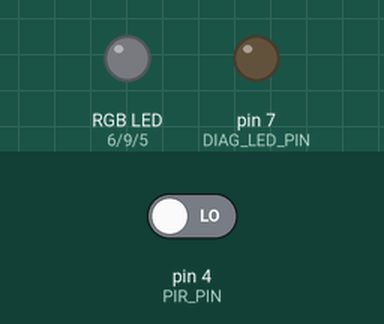
This sketch was run on a simulated Arduino Uno, built with avr-gcc and run on an emulated ATmega328P. Shown: an RGB LED mixed from three pins (HIGH = lit), output pins drawn as LEDs (lit = HIGH). Inputs (shaded band) come from the test bench; at power-on: pin 4 (PIR_PIN) LOW. Dim RGB values are drawn brighter than linear.

Above: at 1.2 s.
1.3 s: pin 4 (PIR_PIN) driven HIGH
At 1.45 s:
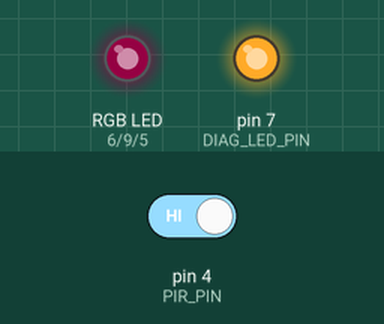
At 3.2 s:
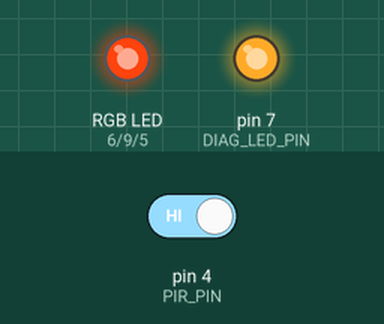
Timing chart, 0 to 18.1 s (numbered marks = the images above; inputs shaded):
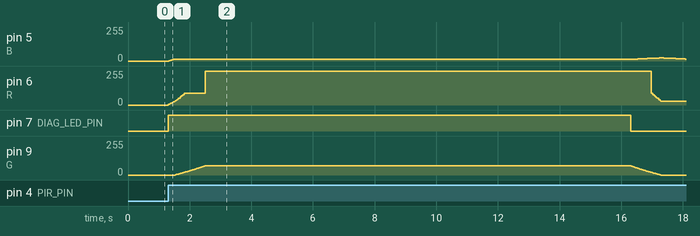

Measured:
- after the input at 1.3 s, pin 5 (B): rises from 0/255 to 23/255 in 15.9 s, then falls to 15/255 in 0.85 s; pin 6 (R): rises from 0/255 to 253/255 in 1.2 s, then falls to 27/255 in 14.8 s; pin 7 (DIAG_LED_PIN): LOW → HIGH at once, → LOW 15.0 s later; pin 9 (G): rises from 0/255 to 68/255 in 0.95 s, then falls to 0/255 in 14.8 s

The sketch:

stairs_light.ino
```cpp
#include <SPI.h>
#include <PinChangeInt.h>
#include "printf.h"

const int PIR_PIN = 4; // P1 D
const int DIAG_LED_PIN = 7; // P3 D

const int R = 6;
const int G = 9;
const int B = 5;

static int got_pir_intr = 0;
static unsigned long presence_detected_at;

struct ramp {
	int time;
	float r;
	float g;
	float b;
	int next_ramp;
};

typedef signed long fixedpoint;

#define I2F(I) (I << 20)
#define F2I(F) (F >> 20)

static fixedpoint led_r = 0;
static fixedpoint led_g = 0;
static fixedpoint led_b = 0;

static fixedpoint delta_r;
static fixedpoint delta_g;
static fixedpoint delta_b;

static unsigned long ramp_start_time;
static unsigned long ramp_last_step;

enum ramp_name {
	OFF,
	RISE_START,
	RISE_END = 7,
	FADEOUT_START,
	FADEOUT_END = 10,
};

static uint8_t doing_ramp;

const struct ramp LED_ramps[] = {
		{ 1, 	   0, 	   0, 	   0, 0 }, //OFF
		{ 1,	0.02,	0.01,	   0, 2 }, //RISE_START
		{ 200,  0.15,	   0,	0.08, RISE_END	},
		{ 500,	 0.1,	0.05,	0.02, 4	},
		{ 500,	 0.2,	 0.1,	0.04, 5	},
		{ 2500,	 0.5,	0.25,	0.04, 6	},
		{ 1500,	 0.7,	0.35,	0.04, RISE_END },
		{ 1000,	   1,   0.35,	0.08, RISE_END }, // RISE_END
		{ 1000, 0.15,	   0,   0.13, 9 }, // FADEOUT_START
		{ 1000, 0.15,	   0,   0.08, FADEOUT_END },
		{ 4000,    0,	   0,      0, FADEOUT_END }, // FADEOUT_END
};

uint8_t bri(float in)
{
	// Maps linear 0 -> 1.0 to logarithmic 0.0 -> 1.0
	// Magic value is ln(2)
	return (uint8_t)(255.0 * (exp(0.6931471805599453 / 255.0 * in) - 1.0));
}

void set_led(long r, long g, long b) //fixedpoint!
{
	led_r = r;
	led_g = g;
	led_b = b;

	uint8_t my_r, my_g, my_b;
#define BRI_CORRECT(X) (bri(F2I(X)) & 0xFF)
	my_r = BRI_CORRECT(r);
	my_g = BRI_CORRECT(g);
	my_b = BRI_CORRECT(b);
	printf("set led to %d %d %d\n", my_r, my_g, my_b);
	analogWrite(R, my_r);
	analogWrite(G, my_g);
	analogWrite(B, my_b);
}

void pir_interrupt(void)
{
	got_pir_intr = 1;
}

void start_ramp(int which)
{
	doing_ramp = which;
	const struct ramp *r = &LED_ramps[doing_ramp];

	ramp_start_time = millis();
	ramp_last_step = ramp_start_time;

	// Compute per-millisecond deltas
	delta_r = (I2F((int32_t)(255.0 * r->r)) - led_r) / r->time;
	delta_g = (I2F((int32_t)(255.0 * r->g)) - led_g) / r->time;
	delta_b = (I2F((int32_t)(255.0 * r->b)) - led_b) / r->time;

	printf("Starting ramp %d deltas are r %ld g %ld b %ld\n", doing_ramp, delta_r, delta_g, delta_b);
}

void led_ramp(void)
{
	const struct ramp *r = &LED_ramps[doing_ramp];
	const unsigned long now = millis();
	unsigned long delay_in_ramp = now - ramp_start_time;
	if (delay_in_ramp > r->time) {
		// Ramp is done, move on
		if (r->next_ramp != doing_ramp) {
			set_led(I2F((uint32_t)(255.0 * r->r)), I2F((uint32_t)(255.0 * r->g)), I2F((uint32_t)(255.0 * r->b)));
			start_ramp(r->next_ramp);
		}
		return;
	}

	unsigned long this_step_duration = now - ramp_last_step;
	ramp_last_step = now;

//	printf("step duration %ld\n", this_step_duration);
	set_led(led_r + this_step_duration * delta_r, led_g + this_step_duration * delta_g, led_b + this_step_duration * delta_b);
}

void setup(){
	//start serial connection
	printf_begin();
	Serial.begin(57600);
	pinMode(PIR_PIN, INPUT);
	pinMode(DIAG_LED_PIN, OUTPUT);
	digitalWrite(DIAG_LED_PIN, 0);
	PCintPort::attachInterrupt(PIR_PIN, &pir_interrupt, CHANGE);

	// Trigger false interrupt reading on PIR pin to not miss its
	// current state
	got_pir_intr = 1;

	// fix PWM (LED flicker)
	bitSet(TCCR1B, WGM12);

	start_ramp(OFF);
	printf("Ready!\n");
}

void loop(){
	if (got_pir_intr) {
		if (digitalRead(PIR_PIN) && !presence_detected_at) {
			// Detected someone
			presence_detected_at = millis();
			printf("Human here\n");
			start_ramp(RISE_START);
			digitalWrite(DIAG_LED_PIN, 1);
		} else {
			printf("PIR doesn't see us any longer.");
		}
		got_pir_intr = 0;
	}

	if (presence_detected_at && (millis() - presence_detected_at > 15000)) {
		// Timeout on presence
		presence_detected_at = 0;
		digitalWrite(DIAG_LED_PIN, 0);
		start_ramp(FADEOUT_START);
	}

	led_ramp();
}
```
